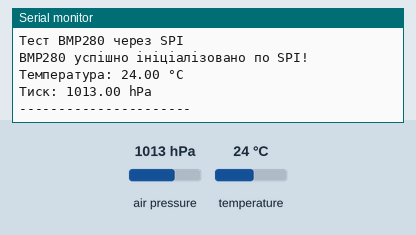
A sketch run on a simulated ESP32. Parts: the last lines printed to the serial monitor. Inputs (shaded band) come from the test bench; at power-on: air pressure 1013 hPa, temperature 24 °C.

Above: at 2.2 s.
2.3 s: air pressure set to 952 hPa
At 3.4 s:
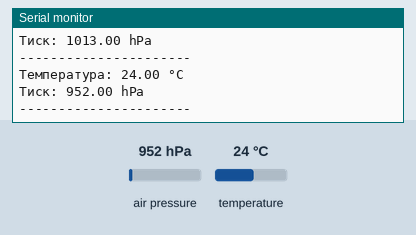
5.0 s: temperature set to 12 °C
At 6.3 s:
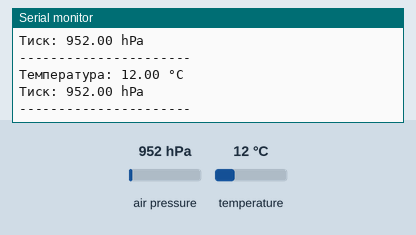
7.7 s: air pressure set to 975 hPa
At 9.6 s:
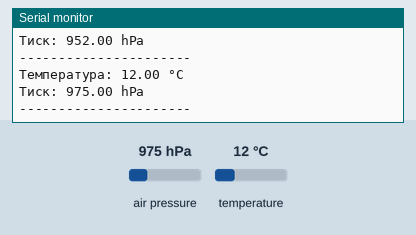
Timing chart, 0 to 11.1 s (numbered marks = the images above; inputs shaded):
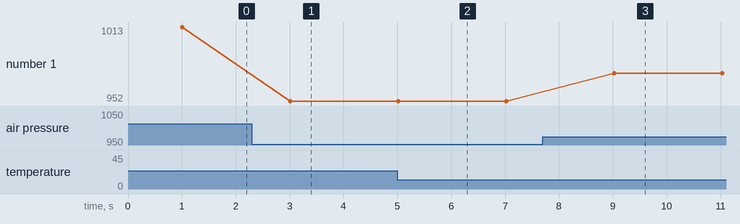

The sketch:

BMP_SPI.ino
```cpp
#include <SPI.h>              // Обов'язкова бібліотека для протоколу SPI
#include <Adafruit_Sensor.h>  // Базова бібліотека для сенсорів Adafruit
#include <Adafruit_BMP280.h>  // Бібліотека для датчика BMP280

// --- ВИЗНАЧЕННЯ ПІНІВ ---
// Визначаємо пін Chip Select (CS) - потрібен для вибору датчика в SPI мережі
#define BMP_CS 5

// Варіант 1: Апаратний SPI (використовує стандартні піни ESP32: GPIO 18, 19, 23)
Adafruit_BMP280 bmp(BMP_CS); // Ініціалізація об'єкта BMP280, передаємо лише CS-пін

void setup() {
  Serial.begin(115200);
  delay(1000);
  Serial.println("Тест BMP280 через SPI");

  // --- Ініціалізація датчика ---
  // Для SPI не потрібна адреса (0x76), оскільки CS-пін вибирає датчик
  if (!bmp.begin()) {
    Serial.println("Помилка: Не знайдено BMP280!");
    // while(1); // Коментуємо, щоб уникнути зависання
  }

  // --- Налаштування датчика (Oversampling, Фільтрація, Режими) ---
  // Ці налаштування зменшують шум (завдання: фільтрація)
  bmp.setSampling(
    Adafruit_BMP280::MODE_NORMAL,     // Режим роботи: нормальний
    Adafruit_BMP280::SAMPLING_X2,     // Oversampling температури (зменшує шум)
    Adafruit_BMP280::SAMPLING_X16,    // Oversampling тиску (збільшує точність)
    Adafruit_BMP280::FILTER_X16,      // Вмикаємо внутрішній фільтр IIR (Filter=16)
    Adafruit_BMP280::STANDBY_MS_500   // Час очікування між замірами
  );

  Serial.println("BMP280 успішно ініціалізовано по SPI!");
}

void loop() {
  // --- Зчитування даних ---
  float temperature = bmp.readTemperature(); // Зчитує температуру в °C
  float pressure = bmp.readPressure() / 100.0; // Зчитує тиск і переводить у гПа (hPa)

  // --- Виведення в термінал ---
  Serial.print("Температура: ");
  Serial.print(temperature);
  Serial.println(" °C");

  Serial.print("Тиск: ");
  Serial.print(pressure);
  Serial.println(" hPa");

  Serial.println("----------------------");
  delay(2000); // Чекаємо 2 секунди між замірами
}
```

Measured:
- after the input at 2.3 s, the serial monitor: prints a new line after 0.71 s (image 1)
- after the input at 5.0 s, the serial monitor: prints a new line at once (image 2)
- after the input at 7.7 s, the serial monitor: prints a new line after 1.3 s (image 3)
- plotted number 1: 1013 → 952 after the input at 2.3 s, 952 → 975 after the input at 7.7 s
